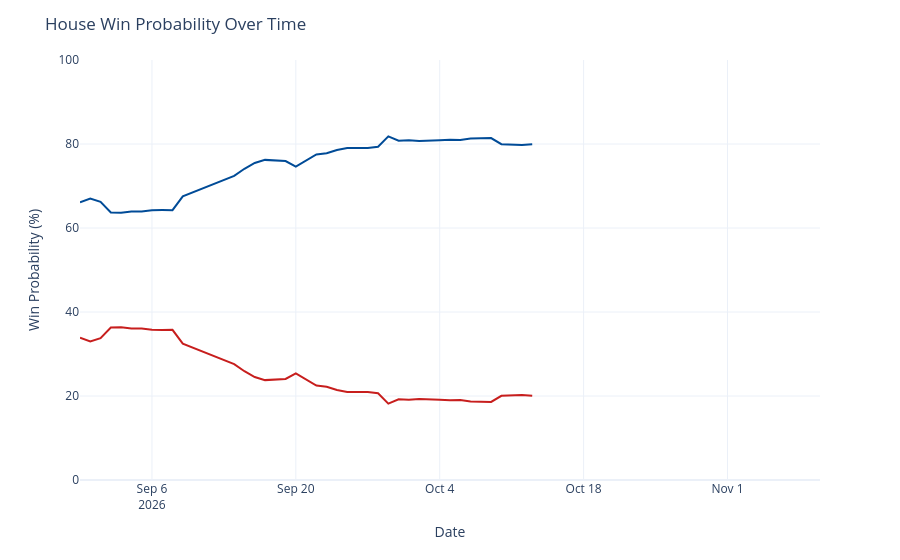

The notebook cell this image was saved under:
### Code cell
chance_over_time = output_ts[(output_ts['geo'] == 'US House') &
                             (output_ts['type'] == 'chance')]
chance_over_time['rep_chance'] = chance_over_time['y'].map(lambda x: 100 - x)
chance_over_time = chance_over_time.rename({'y': 'Democrats', 'rep_chance': 'Republicans'}, axis=1)
chance_time_ser = px.line(chance_over_time, x='date', y=['Democrats', 'Republicans'], template='plotly_white',
                         color_discrete_map={'Democrats': '#004b97', 'Republicans': '#c71e1d'},)
chance_time_ser.update_traces(hovertemplate="%{y:.1f}%")
chance_time_ser.update_layout(
    xaxis=dict(range=[pd.to_datetime('2026-08-30'), pd.to_datetime('2026-11-10')]),
    yaxis=dict(range=[0, 100]),
    xaxis_title='Date',
    yaxis_title='Win Probability (%)',
    title=dict(text="House Win Probability Over Time"),
    hovermode="x",
    showlegend=False
)
chance_time_ser

### Figure 1 — Plotly figure (JSON) as saved in the notebook; plotly's stock layout.template omitted (floating-point values rounded to 4 significant figures)
{"data": [{"hovertemplate": "%{y:.1f}%", "legendgroup": "Democrats", "line": {"color": "#004b97", "dash": "solid"}, "marker": {"symbol": "circle"}, "mode": "lines", "name": "Democrats", "orientation": "v", "showlegend": true, "type": "scatter", "x": ["2026-08-30", "2026-08-31", "2026-09-01", "2026-09-02", "2026-09-03", "2026-09-04", "2026-09-05", "2026-09-06", "2026-09-07", "2026-09-08", "2026-09-09", "2026-09-14", "2026-09-15", "2026-09-16", "2026-09-17", "2026-09-18", "2026-09-19", "2026-09-20", "2026-09-21", "2026-09-22", "2026-09-23", "2026-09-24", "2026-09-25", "2026-09-26", "2026-09-27", "2026-09-28", "2026-09-29", "2026-09-30", "2026-10-01", "2026-10-02", "2026-10-03", "2026-10-04", "2026-10-05", "2026-10-06", "2026-10-07", "2026-10-08", "2026-10-09", "2026-10-10", "2026-10-11", "2026-10-12", "2026-10-13"], "xaxis": "x", "y": [66.12, 67.02, 66.25, 63.69, 63.65, 63.91, 63.91, 64.23, 64.27, 64.25, 67.54, 72.39, 74.1, 75.49, 76.22, 76.08, 75.94, 74.59, 76.12, 77.51, 77.78, 78.58, 79.05, 79.05, 79.05, 79.34, 81.82, 80.78, 80.9, 80.69, 80.7, 80.88, 81.01, 80.94, 81.32, 81.39, 81.42, 79.94, 79.78, 79.75, 79.92], "yaxis": "y"}, {"hovertemplate": "%{y:.1f}%", "legendgroup": "Republicans", "line": {"color": "#c71e1d", "dash": "solid"}, "marker": {"symbol": "circle"}, "mode": "lines", "name": "Republicans", "orientation": "v", "showlegend": true, "type": "scatter", "x": ["2026-08-30", "2026-08-31", "2026-09-01", "2026-09-02", "2026-09-03", "2026-09-04", "2026-09-05", "2026-09-06", "2026-09-07", "2026-09-08", "2026-09-09", "2026-09-14", "2026-09-15", "2026-09-16", "2026-09-17", "2026-09-18", "2026-09-19", "2026-09-20", "2026-09-21", "2026-09-22", "2026-09-23", "2026-09-24", "2026-09-25", "2026-09-26", "2026-09-27", "2026-09-28", "2026-09-29", "2026-09-30", "2026-10-01", "2026-10-02", "2026-10-03", "2026-10-04", "2026-10-05", "2026-10-06", "2026-10-07", "2026-10-08", "2026-10-09", "2026-10-10", "2026-10-11", "2026-10-12", "2026-10-13"], "xaxis": "x", "y": [33.88, 32.98, 33.75, 36.31, 36.35, 36.09, 36.09, 35.77, 35.73, 35.75, 32.46, 27.61, 25.9, 24.51, 23.78, 23.92, 24.06, 25.41, 23.88, 22.49, 22.22, 21.42, 20.95, 20.95, 20.95, 20.66, 18.18, 19.22, 19.1, 19.31, 19.3, 19.12, 18.99, 19.06, 18.68, 18.61, 18.58, 20.06, 20.22, 20.25, 20.08], "yaxis": "y"}], "layout": {"hovermode": "x", "legend": {"title": {"text": "variable"}, "tracegroupgap": 0}, "margin": {"t": 60}, "showlegend": false, "title": {"text": "House Win Probability Over Time"}, "xaxis": {"anchor": "y", "domain": [0, 1], "range": ["2026-08-30T00:00:00", "2026-11-10T00:00:00"], "title": {"text": "Date"}}, "yaxis": {"anchor": "x", "domain": [0, 1], "range": [0, 100], "title": {"text": "Win Probability (%)"}}}}
